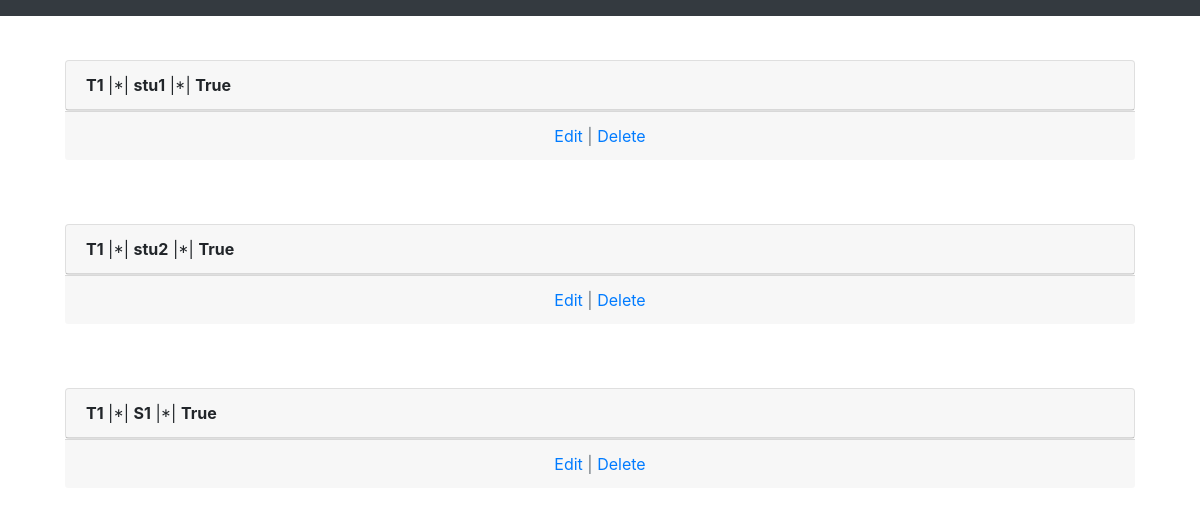
The page /subjectclass/ on the database as committed earlier.
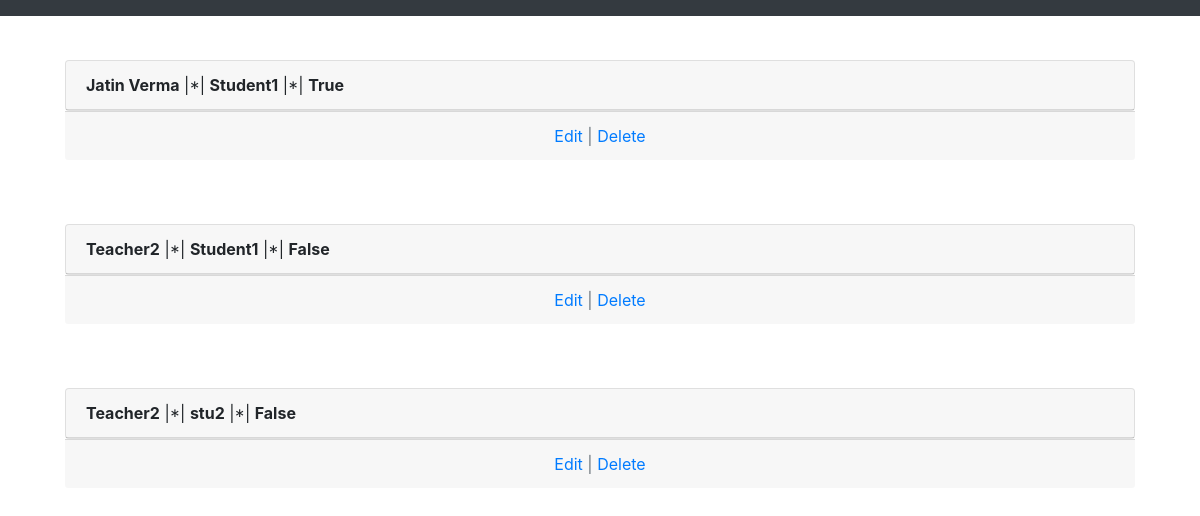
The same page on the database as committed later.
### sts/models.py (models this page shows, shortened)
class SubjectClass(models.Model):
    teacher = models.ForeignKey(Teacher, on_delete=models.CASCADE)
    student = models.ForeignKey(Student, on_delete=models.CASCADE)
    is_starred = models.BooleanField(default=False)

class Teacher(models.Model):
    name = models.CharField(unique=True, max_length=50)
    def __str__(self):
        return self.name

class Student(models.Model):
    name = models.CharField(unique=True, max_length=50)
    teachers = models.ManyToManyField(Teacher, through='SubjectClass')
    def __str__(self):
        return self.name

### sts/views.py (the view)
# urls.py: path('subjectclass/', SubjectClassListView.as_view(), name='subjectclass_list'),
class SubjectClassListView(ListView):
    model = SubjectClass
    template_name = 'subjectclass_list.html'

### sts/templates/subjectclass_list.html (shortened to what this page needs)
{% extends 'base.html' %}
{% block content %}
    {% for subject_class in object_list %}
        <div class="card-body">
            <div class="card">
                <div class="card-header">
                    <span class="font-weight-bold">{{ subject_class.teacher }}</span> |*|
                    <span class="font-weight-bold">{{ subject_class.student }}</span> |*|
                    <span class="font-weight-bold">{{ subject_class.is_starred }}</span>
                </div>
            </div>
            <div class="card-footer text-center text-muted">
                <a href="{% url 'subjectclass_edit' subject_class.pk %}">Edit</a> |
                <a href="{% url 'subjectclass_delete' subject_class.pk %}">Delete</a>
            </div>
        </div>
    <br />
  {% endfor %}
{% endblock content %}

### sts/templates/base.html (shortened to what this page needs)
<!doctype html>
<html lang="en">
    <head>
        <link rel="stylesheet" href="https://stackpath.bootstrapcdn.com/bootstrap/4.1.3/css/bootstrap.min.css">
    </head>
    <body>
    <nav class="navbar navbar-expand-md navbar-dark bg-dark mb-4">
    </nav>
    <div class="container">
      {% block content %}
      {% endblock content %}
    </div>
    </body>
</html>

Rows that differ between the two databases and show on the page:
removed SubjectClass: teacher "T1", student "stu1", is_starred "True"
removed SubjectClass: teacher "T1", student "stu2", is_starred "True"
changed SubjectClass "True": teacher "T1" → "Jatin Verma"; student "S1" → "Student1"
added SubjectClass: teacher "Teacher2", student "Student1", is_starred "False"
added SubjectClass: teacher "Teacher2", student "stu2", is_starred "False"
